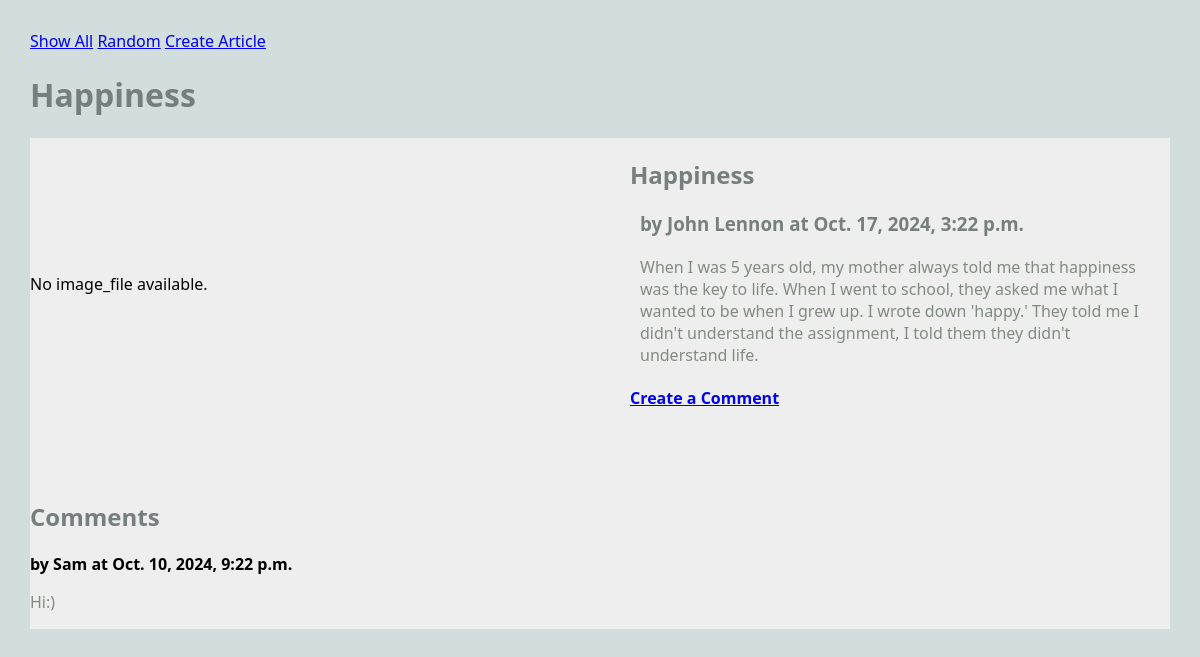
/blog/article/1, run on the app's committed database.
### blog/models.py (models this page shows, shortened)
class Article(models.Model):
    title = models.TextField(blank=False)
    author = models.TextField(blank=False)
    text = models.TextField(blank=False)
    published = models.DateTimeField(auto_now=True)
    image_file = models.ImageField(blank=True) # 10/17
    def get_comments(self):
        comments = Comment.objects.filter(article=self)
        return comments

class Comment(models.Model):
    article = models.ForeignKey("Article", on_delete=models.CASCADE)
    author = models.TextField(blank=False)
    text = models.TextField(blank=False)
    published = models.DateTimeField(auto_now=True)
    def __str__(self):
        return f'{self.text}'

### blog/views.py (the view)
# urls.py: path(r'article/<int:pk>', views.ArticleView.as_view(), name="article"),
class ArticleView(DetailView):
    model = Article # the model to display
    template_name = "blog/article.html"
    context_object_name = "article"

### blog/templates/blog/article.html
{% extends 'blog/base.html' %}
{% block content %}
<h1>{{article.title}}</h1>
<main class="grid-container">
    <article class="featured">
        {% if article.image_file %}
            <img src="{{article.image_file.url}}" alt="{{article.image_file.url}}">
        {% else %}
            No image_file available.
        {% endif %}
        <div>
            <h2>{{article.title}}</h2>
            <h3>by {{article.author}} at {{article.published}}</h3>
            <p>
                {{article.text}}
            </p>
            <h4>
                <a href="{% url 'create_comment' article.pk %}">
                Create a Comment</a>
            </h4>
        </div>
    </article>
    <div>
        {% if article.get_comments %}
            <h2>Comments</h2>
            {% for c in article.get_comments %}
            <div>
                <strong>by {{c.author}} at {{c.published}}</strong>
                <p>
                    {{c.text}}
                </p>
            </div>
            {% endfor %}
        {% else %}
            <h2>No Comments</h2>
        {% endif %}
    </div>
</main>
{% endblock %}

### static/styles-blog.css (style rules this page uses)
body { margin: 30px; background: #d1dedd; font-family:'Segoe UI', Tahoma, Geneva, Verdana, sans-serif; }
h1, h2, h3 { color: #767f7e; }
p { color: #828b82; }
.grid-container { background: #eee; max-width: 900px; display: grid; grid-template-columns: repeat(3, 1fr); grid-gap: 10px; max-width: 1200px; margin: 20px auto; }
article.featured { grid-column: span 3; display: grid; gap: 60px; grid-template-columns: 1fr 1fr; align-items: center; border-bottom: 1px #bbc7c7; padding-bottom: 40px; }
article p, article h3 { margin: 20px 10px; }

### data on the page
Article: title "Happiness", author "John Lennon", published "Oct. 17, 2024, 3:22 p.m.", text "When I was 5 years old, my mother always told me that happiness was the key to life. When I went to school, they asked me what I wanted to be when I grew up. I wrote down 'happy.' They told me I didn't understand the assignment, I told them they didn't understand life."
Comment: author "Sam", published "Oct. 10, 2024, 9:22 p.m.", text "Hi:)"
